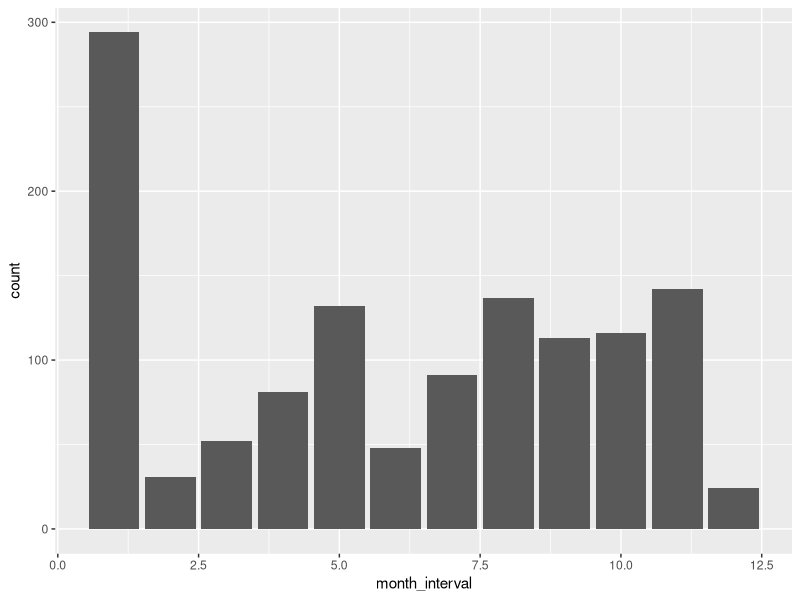
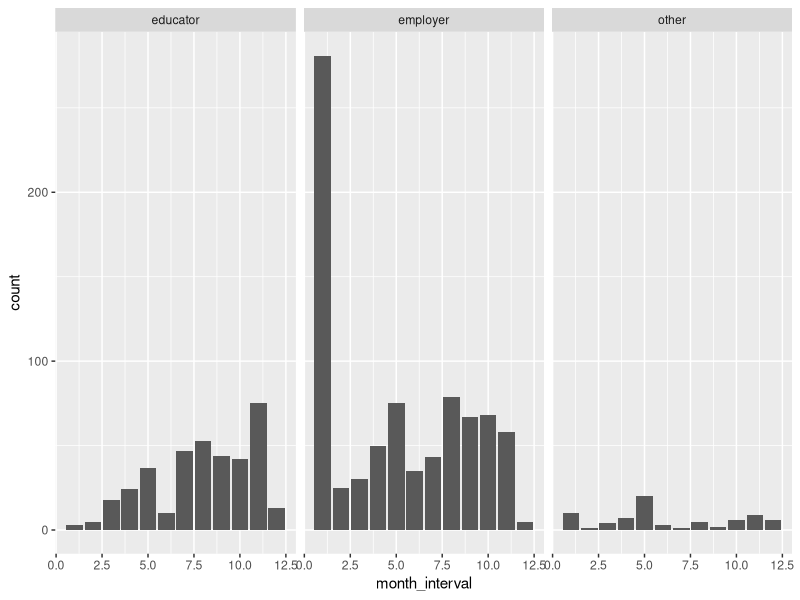
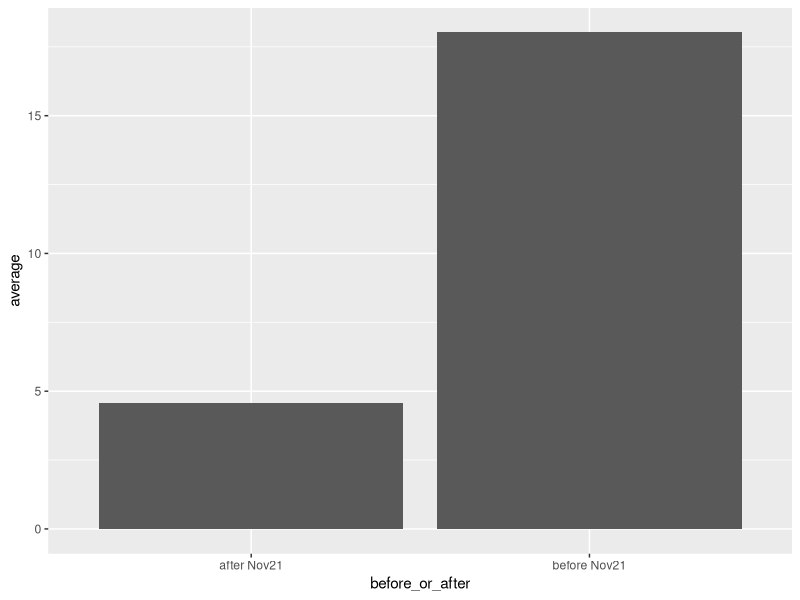
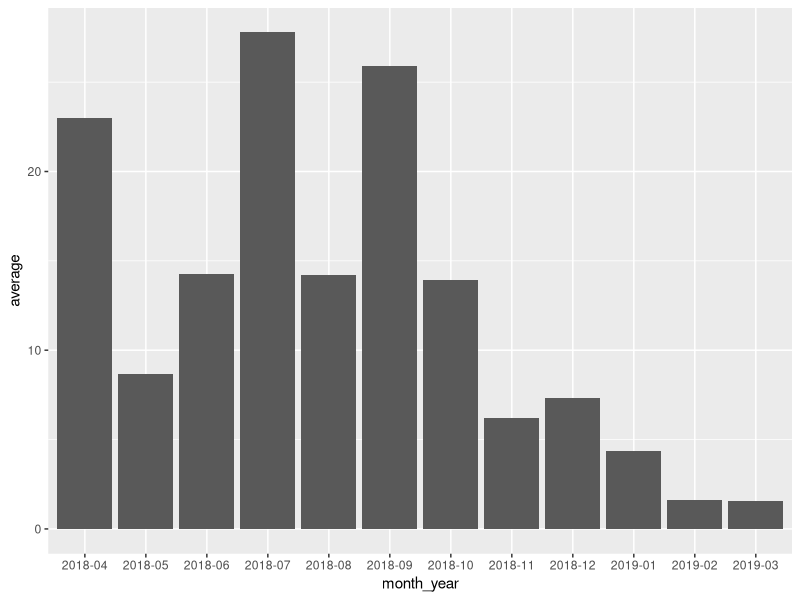
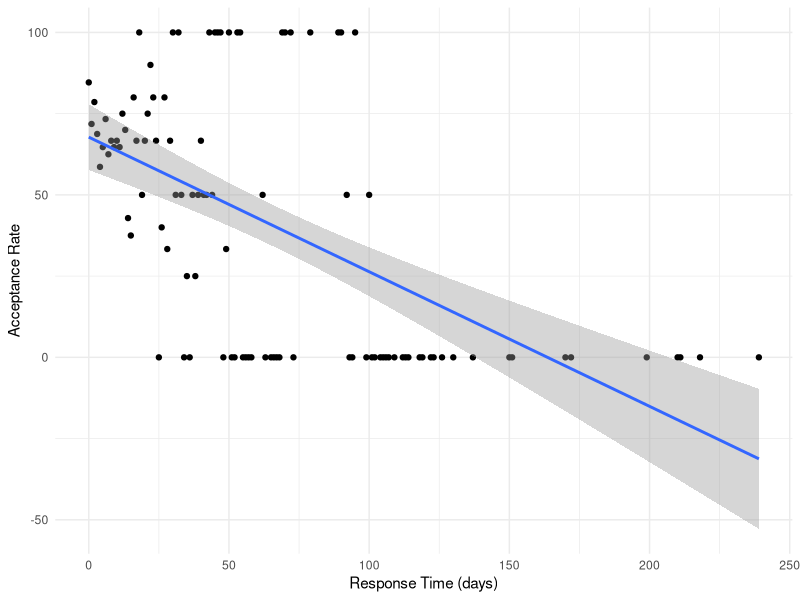

Here is the R script that generated these plots, in order:
## ---- chunk 1
# echo=FALSE will stop the code chunk from appearing in the knit document
# warning=FALSE and message=FALSE will stop R messages from appearing in the knit document
library(tidyverse)
library(lubridate)
library(readxl)

# This code chunk will run but not appear in the knit document
# Here is a sample showing you how to read in the data
requests <- read_csv("requests_Mar18_2019.csv")
categories <- read_csv("categories.csv")
courses <- read_csv("courses.csv")
educatoraccounts <- read_csv("educatoraccounts.csv")
employeraccounts <- read_csv("employeraccounts.csv")
projects <- read_csv("projects.csv")
studentaccounts <- read_csv("studentaccounts.csv")
teams <- read_csv("teams.csv")

# MUTATE THE DATA TO GIVE DATES
#REMOVE AUG 30
requests <- requests[complete.cases(requests$'Actor Id'),]

# changes the column names of requests
names(requests) <- c("id", "recipient_id", "actor_id", "requestable", "day_created", "day_uploaded", "day_expired", "state")

# converts "12 April, 2018" to "2018-04-12" using lubricate library
requests <- requests %>% mutate(day_created2 = dmy(day_created)-11) 

# new varaible with just months
requests <- requests %>% mutate(month_created = month(day_created2))

# month and year
requests <- requests %>% mutate(month_year = format(as.Date(requests$day_created2), "%Y-%m"))
requests <- requests %>% 
  mutate(month_interval = case_when(month_created == 4 ~ 1, 
                                    month_created == 5 ~ 2,
                                    month_created == 6 ~ 3,
                                    month_created == 7 ~ 4, 
                                    month_created == 8 ~ 5,
                                    month_created == 9 ~ 6,
                                    month_created == 10 ~ 7, 
                                    month_created == 11 ~ 8,
                                    month_created == 12 ~ 9,
                                    month_created == 1 ~ 10, 
                                    month_created == 2 ~ 11,
                                    month_created == 3 ~ 12)) 

# glimpse(requests)


# MUTATE THE DATA TO GIVE USER TYPE (SHANNON'S PART)
# Read all student, educator, and employer IDs
student_ids <- studentaccounts$Id
educator_ids <- educatoraccounts$Id
employer_ids <- employeraccounts$Id

# Mutate requests to record which type of user created the request
requests <- mutate(requests, sender_type = ifelse(is.element(actor_id, student_ids), "student", ifelse(is.element(actor_id, educator_ids), "educator", ifelse(is.element(actor_id, employer_ids), "employer", "other"))))

# Mutate requests to record which type of user received the request
requests <- mutate(requests, recipient_type = ifelse(is.element(recipient_id, student_ids), "student", ifelse(is.element(recipient_id, educator_ids), "educator", ifelse(is.element(recipient_id, employer_ids), "employer", "other"))))
## ---- chunk 2
options(width = 50)
library(tidyverse)
original_data <- read_csv("requests_Mar18_2019.csv")
glimpse(original_data)
## ---- chunk 3
ggplot(data = requests, aes(x = month_interval)) + geom_bar()

#This is a bar graph of the number of volume per time interval. Each interval starts on the 12th day of each month and ends on the 11th day of the next month. Using such interval was necessary because it accounted for incomplete data for April 2018 and March 2019. Our findings showed that after April, as the time interval increases, the volume of requests increased as well.
## ---- chunk 4
ggplot(data = requests, aes(x = month_interval)) + geom_bar() + facet_wrap(~ sender_type)
#Furthermore, we split the bar graph by user type, we see that for educators, the number of requests increases as time goes on. In addition, we also see that employer has the same trend after April.
## ---- chunk 5

#MAKE NEW VARIABLE: day_created2(actual date created), day_updated, created_before_Nov21, response_time before_or_after
  
requests <- requests %>%
  mutate(day_created3 = dmy(day_created)) %>%
  mutate(day_updated = dmy(day_uploaded)) %>%
  mutate(response_time = (day_updated - day_created3)) %>%
  mutate(created_before_Nov21 = day_created3 < "2018-11-21") 

requests <- requests %>%
  mutate(before_or_after = case_when(created_before_Nov21 == TRUE ~ "before Nov21",
                                     created_before_Nov21 == FALSE ~ "after Nov21"))

# REQUESTS WITH RESPONSE
responsed_requests <- filter(requests, state == "accepted" | state == "rejected" )
responsed_requests
## ---- chunk 6

# GRAPH BEFORE_AFTER_NOV21 (EXCLUDING AUG30)
responsed_requests2 <- responsed_requests %>%
  filter(!is.na(response_time), !is.na(month_year), day_updated != "2018-08-30") %>%
  group_by(before_or_after) %>%
  summarize(average = mean(response_time))

responsed_requests2 %>%
  ggplot(aes(x = before_or_after, y = average)) + geom_col()

## ---- chunk 7

# GRAPH 30 DAYS (EXLCUDING AUG30)

responsed_requests %>%
  filter(!is.na(response_time), !is.na(month_year), day_updated != "2018-08-30") %>%
  group_by(month_year) %>%
  summarize(average = mean(response_time)) %>%
  ggplot(aes(x = month_year, y = average)) + geom_col()

## ---- chunk 8
requests<-read.csv("requests_Mar18_2019.csv")
Request_dmy<-requests%>%
  mutate(day_created=dmy(Day.of.Created.At))%>%
  mutate(day_updated=dmy(Day.of.Updated.At))%>%
  mutate(day_expired=dmy(Day.of.Expired.At))
New_request<-Request_dmy%>%
  select(Id,State,day_created, day_updated, day_expired)%>%
  mutate(Response_time = as.numeric(difftime(day_updated, day_created, units = "days")))
New_request<-New_request%>%filter(day_created != "2018-08-30")

reA<-summarise(group_by(New_request, Response_time), total = n())
reB<-New_request%>%
  filter(State == 'accepted')%>%
  group_by(Response_time)%>%summarise(accepted=n())
reC<-New_request%>%
  filter(State == 'expired')%>%
  group_by(Response_time)%>%summarise(expired=n())
reD<-New_request%>%
  filter(State == 'rejected')%>%
  group_by(Response_time)%>%summarise(rejected=n())
reE<-New_request%>%
  filter(State == 'cancelled')%>%
  group_by(Response_time)%>%summarise(cancelled=n())
reF<-New_request%>%
  filter(State == 'pending')%>%
  group_by(Response_time)%>%summarise(pending=n())

GroupA<-full_join(x = reA, y = reB, by = "Response_time")
GroupB<-full_join(x = GroupA, y = reC, by = "Response_time")
GroupC<-full_join(x = GroupB, y = reD, by = "Response_time")
GroupD<-full_join(x = GroupC, y = reE, by = "Response_time")
GroupE<-full_join(x = GroupD, y = reF, by = "Response_time")

GroupE[is.na(GroupE)] <- 0

Accept_rate<-GroupE%>%mutate(acceptance_rate = accepted / (total-pending-cancelled-expired) * 100)
Accept_rate[is.na(Accept_rate)] <- 0
mod_rate <- lm(acceptance_rate ~ Response_time, data = Accept_rate)
## ---- chunk 9
glimpse(Accept_rate)
## ---- chunk 10
Accept_rate %>% 
  ggplot(aes(x=Response_time, y=acceptance_rate))+ geom_point()+geom_smooth(method="lm", se=TRUE) + theme_minimal() + labs(x = "Response Time (days)", y = "Acceptance Rate")
